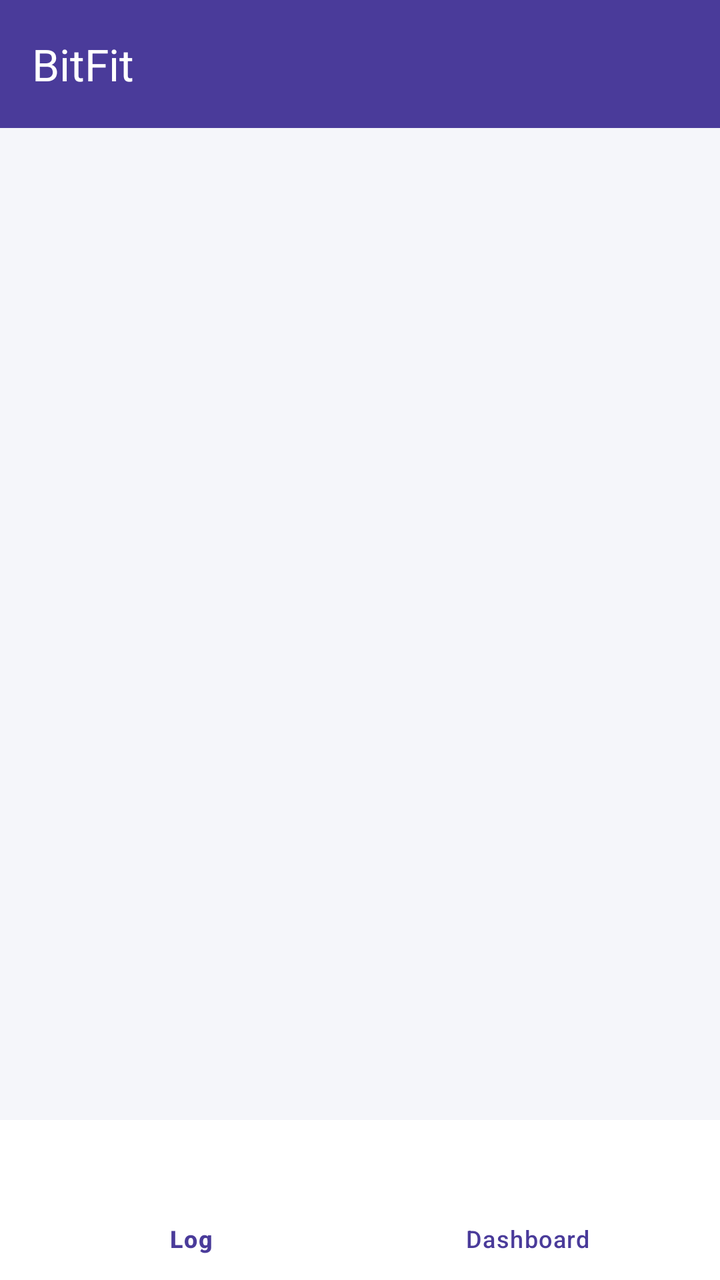
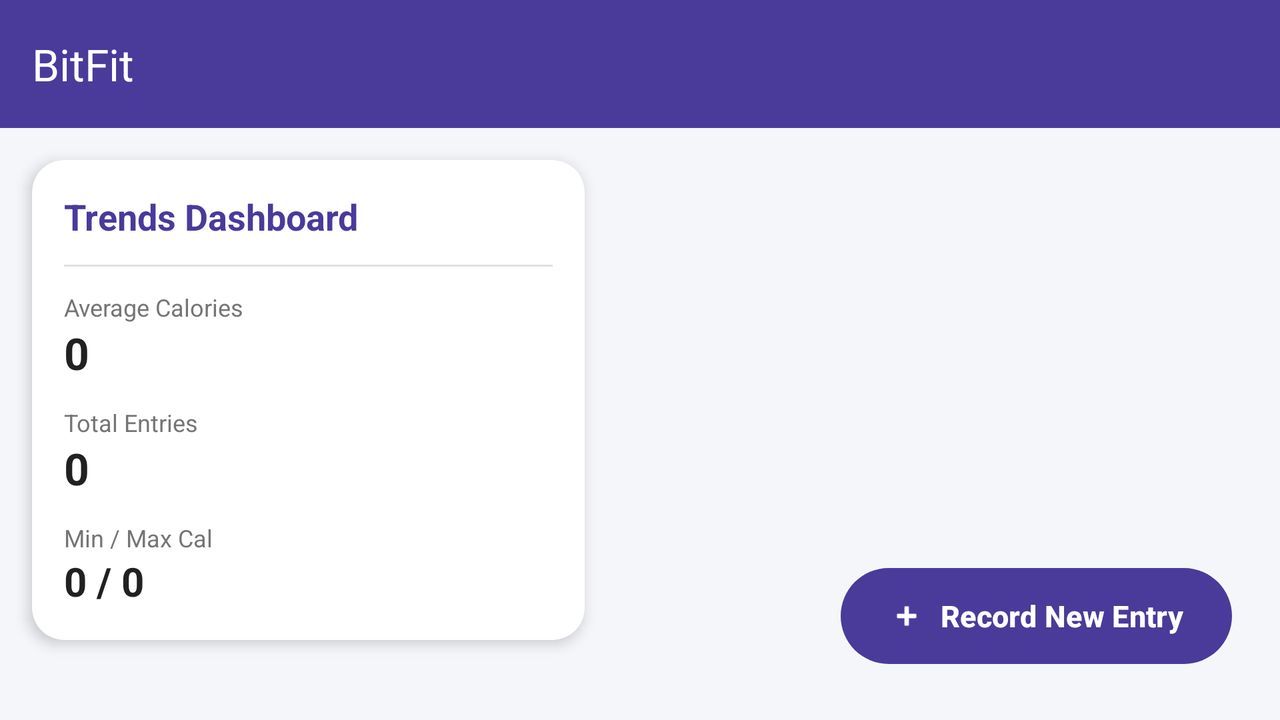

First picture: res/layout/ on a phone held upright. Second picture: the repository's own variant of that layout, on a device whose configuration matches the variant's folder. Source for both follows.
<!-- AndroidManifest.xml: application theme Theme.Unit5Project5BitFitPart -->
<!-- res/layout/activity_main.xml -->
<?xml version="1.0" encoding="utf-8"?>
<LinearLayout xmlns:android="http://schemas.android.com/apk/res/android"
    xmlns:app="http://schemas.android.com/apk/res-auto"
    xmlns:tools="http://schemas.android.com/tools"
    android:id="@+id/main"
    android:layout_width="match_parent"
    android:layout_height="match_parent"
    android:background="@color/background_light"
    android:orientation="vertical"
    tools:context=".MainActivity">

    
    <com.google.android.material.appbar.MaterialToolbar
        android:id="@+id/toolbar"
        android:layout_width="match_parent"
        android:layout_height="wrap_content"
        android:background="@color/primary_color"
        app:title="@string/app_name"
        app:titleTextColor="@color/white" />

    
    <FrameLayout
        android:id="@+id/fragmentContainer"
        android:layout_width="match_parent"
        android:layout_height="0dp"
        android:layout_weight="1" />

    
    <com.google.android.material.bottomnavigation.BottomNavigationView
        android:id="@+id/bottomNavigation"
        android:layout_width="match_parent"
        android:layout_height="wrap_content"
        android:background="@color/card_background"
        app:elevation="8dp"
        app:itemIconTint="@color/primary_color"
        app:itemTextColor="@color/primary_color"
        app:menu="@menu/bottom_nav_menu" />

</LinearLayout>
<!-- resources referenced by this layout -->
<resources>
  <color name="background_light">#F5F6FA</color>
  <color name="card_background">#FFFFFF</color>
  <color name="primary_color">#4A3B9A</color>
  <color name="white">#FFFFFFFF</color>
  <string name="app_name">BitFit</string>
  <style name="Theme.Unit5Project5BitFitPart" parent="Base.Theme.Unit5Project5BitFitPart" />
  <style name="Base.Theme.Unit5Project5BitFitPart" parent="Theme.Material3.DayNight.NoActionBar">
          <item name="colorPrimary">@color/primary_color</item>
          <item name="colorPrimaryVariant">@color/primary_dark</item>
          <item name="colorSecondary">@color/accent_color</item>
          <item name="android:windowBackground">@color/background_light</item>
      </style>
  <color name="primary_dark">#342874</color>
  <color name="accent_color">#00BFA5</color>
</resources>
<!-- res/layout-land/activity_main.xml (the repository's variant of the layout above) -->
<!-- drawn on the phone turned sideways -->
<?xml version="1.0" encoding="utf-8"?>
<androidx.coordinatorlayout.widget.CoordinatorLayout xmlns:android="http://schemas.android.com/apk/res/android"
    xmlns:app="http://schemas.android.com/apk/res-auto"
    xmlns:tools="http://schemas.android.com/tools"
    android:id="@+id/main"
    android:layout_width="match_parent"
    android:layout_height="match_parent"
    android:background="@color/background_light"
    tools:context=".MainActivity">

    <LinearLayout
        android:layout_width="match_parent"
        android:layout_height="match_parent"
        android:orientation="vertical">

        <com.google.android.material.appbar.MaterialToolbar
            android:id="@+id/toolbar"
            android:layout_width="match_parent"
            android:layout_height="wrap_content"
            android:background="@color/primary_color"
            app:title="@string/app_name"
            app:titleTextColor="@color/white" />

        <LinearLayout
            android:layout_width="match_parent"
            android:layout_height="0dp"
            android:layout_weight="1"
            android:baselineAligned="false"
            android:orientation="horizontal">

            
            <com.google.android.material.card.MaterialCardView
                android:id="@+id/cardDashboard"
                android:layout_width="0dp"
                android:layout_height="wrap_content"
                android:layout_weight="1"
                android:layout_margin="16dp"
                app:cardCornerRadius="16dp"
                app:cardElevation="4dp"
                app:cardBackgroundColor="@color/card_background"
                app:strokeWidth="0dp">

                <LinearLayout
                    android:layout_width="match_parent"
                    android:layout_height="wrap_content"
                    android:orientation="vertical"
                    android:padding="16dp">

                    <TextView
                        android:layout_width="wrap_content"
                        android:layout_height="wrap_content"
                        android:text="Trends Dashboard"
                        android:textColor="@color/primary_color"
                        android:textSize="18sp"
                        android:textStyle="bold" />

                    <View
                        android:layout_width="match_parent"
                        android:layout_height="1dp"
                        android:layout_marginVertical="12dp"
                        android:background="@color/divider_color" />

                    <TextView
                        android:layout_width="wrap_content"
                        android:layout_height="wrap_content"
                        android:text="@string/average_calories"
                        android:textColor="@color/text_secondary"
                        android:textSize="12sp" />

                    <TextView
                        android:id="@+id/tvAvgCalories"
                        android:layout_width="wrap_content"
                        android:layout_height="wrap_content"
                        android:layout_marginBottom="12dp"
                        android:textColor="@color/text_primary"
                        android:textSize="22sp"
                        android:textStyle="bold"
                        tools:text="0" />

                    <TextView
                        android:layout_width="wrap_content"
                        android:layout_height="wrap_content"
                        android:text="@string/total_entries"
                        android:textColor="@color/text_secondary"
                        android:textSize="12sp" />

                    <TextView
                        android:id="@+id/tvTotalEntries"
                        android:layout_width="wrap_content"
                        android:layout_height="wrap_content"
                        android:layout_marginBottom="12dp"
                        android:textColor="@color/text_primary"
                        android:textSize="22sp"
                        android:textStyle="bold"
                        tools:text="0" />

                    <TextView
                        android:layout_width="wrap_content"
                        android:layout_height="wrap_content"
                        android:text="Min / Max Cal"
                        android:textColor="@color/text_secondary"
                        android:textSize="12sp" />

                    <TextView
                        android:id="@+id/tvMinMaxCalories"
                        android:layout_width="wrap_content"
                        android:layout_height="wrap_content"
                        android:textColor="@color/text_primary"
                        android:textSize="20sp"
                        android:textStyle="bold"
                        tools:text="0 / 0" />

                </LinearLayout>
            </com.google.android.material.card.MaterialCardView>

            
            <FrameLayout
                android:layout_width="0dp"
                android:layout_height="match_parent"
                android:layout_weight="1.2">

                <LinearLayout
                    android:id="@+id/emptyStateView"
                    android:layout_width="match_parent"
                    android:layout_height="match_parent"
                    android:gravity="center"
                    android:orientation="vertical"
                    android:padding="24dp"
                    android:visibility="gone">

                    <ImageView
                        android:layout_width="64dp"
                        android:layout_height="64dp"
                        android:src="@android:drawable/ic_menu_today"
                        app:tint="@color/text_secondary"
                        android:contentDescription="Empty state icon" />

                    <TextView
                        android:layout_width="wrap_content"
                        android:layout_height="wrap_content"
                        android:layout_marginTop="12dp"
                        android:gravity="center"
                        android:text="@string/no_entries_yet"
                        android:textColor="@color/text_secondary"
                        android:textSize="14sp" />
                </LinearLayout>

                <androidx.recyclerview.widget.RecyclerView
                    android:id="@+id/rvEntries"
                    android:layout_width="match_parent"
                    android:layout_height="match_parent"
                    android:clipToPadding="false"
                    android:paddingBottom="80dp"
                    tools:listitem="@layout/item_fit" />

            </FrameLayout>
        </LinearLayout>
    </LinearLayout>

    <com.google.android.material.button.MaterialButton
        android:id="@+id/btnAddEntry"
        android:layout_width="wrap_content"
        android:layout_height="56dp"
        android:layout_gravity="bottom|end"
        android:layout_margin="24dp"
        android:paddingHorizontal="24dp"
        android:text="@string/add_new_food"
        android:textSize="15sp"
        android:textStyle="bold"
        app:backgroundTint="@color/primary_color"
        app:cornerRadius="28dp"
        app:elevation="6dp"
        app:icon="@android:drawable/ic_input_add" />

</androidx.coordinatorlayout.widget.CoordinatorLayout>
<!-- resources referenced by the variant -->
<!-- as the phone turned sideways resolves them -->
<resources>
  <color name="background_light">#F5F6FA</color>
  <color name="card_background">#FFFFFF</color>
  <color name="divider_color">#E0E0E0</color>
  <color name="primary_color">#4A3B9A</color>
  <color name="text_primary">#212121</color>
  <color name="text_secondary">#757575</color>
  <color name="white">#FFFFFFFF</color>
  <string name="add_new_food">Record New Entry</string>
  <string name="app_name">BitFit</string>
  <string name="average_calories">Average Calories</string>
  <string name="no_entries_yet">No entries recorded yet!\nTap below to add your first entry.</string>
  <string name="total_entries">Total Entries</string>
  <style name="Theme.Unit5Project5BitFitPart" parent="Base.Theme.Unit5Project5BitFitPart" />
  <style name="Base.Theme.Unit5Project5BitFitPart" parent="Theme.Material3.DayNight.NoActionBar">
          <item name="colorPrimary">@color/primary_color</item>
          <item name="colorPrimaryVariant">@color/primary_dark</item>
          <item name="colorSecondary">@color/accent_color</item>
          <item name="android:windowBackground">@color/background_light</item>
      </style>
  <color name="primary_dark">#342874</color>
  <color name="accent_color">#00BFA5</color>
</resources>
